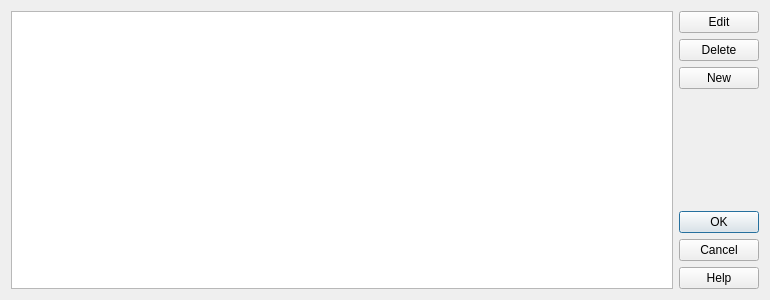
<?xml version="1.0" encoding="UTF-8"?>
<ui version="4.0">
 <class>BookmarkListEditor</class>
 <widget class="QDialog" name="BookmarkListEditor">
  <property name="geometry">
   <rect>
    <x>0</x>
    <y>0</y>
    <width>770</width>
    <height>300</height>
   </rect>
  </property>
  <property name="windowTitle">
   <string>Bookmarks</string>
  </property>
  <layout class="QHBoxLayout" name="horizontalLayout">
   <item>
    <widget class="QTableView" name="bookmarkView"/>
   </item>
   <item>
    <layout class="QVBoxLayout" name="verticalLayout">
     <item>
      <widget class="QPushButton" name="editButton">
       <property name="text">
        <string>Edit</string>
       </property>
      </widget>
     </item>
     <item>
      <widget class="QPushButton" name="deleteButton">
       <property name="text">
        <string>Delete</string>
       </property>
      </widget>
     </item>
     <item>
      <widget class="QPushButton" name="newButton">
       <property name="text">
        <string>New</string>
       </property>
      </widget>
     </item>
     <item>
      <spacer name="verticalSpacer">
       <property name="orientation">
        <enum>Qt::Vertical</enum>
       </property>
       <property name="sizeHint" stdset="0">
        <size>
         <width>20</width>
         <height>40</height>
        </size>
       </property>
      </spacer>
     </item>
     <item>
      <widget class="QDialogButtonBox" name="buttonBox">
       <property name="sizePolicy">
        <sizepolicy hsizetype="Fixed" vsizetype="Fixed">
         <horstretch>0</horstretch>
         <verstretch>0</verstretch>
        </sizepolicy>
       </property>
       <property name="orientation">
        <enum>Qt::Vertical</enum>
       </property>
       <property name="standardButtons">
        <set>QDialogButtonBox::Cancel|QDialogButtonBox::Help|QDialogButtonBox::Ok</set>
       </property>
      </widget>
     </item>
    </layout>
   </item>
  </layout>
 </widget>
 <tabstops>
  <tabstop>bookmarkView</tabstop>
  <tabstop>editButton</tabstop>
  <tabstop>deleteButton</tabstop>
  <tabstop>newButton</tabstop>
  <tabstop>buttonBox</tabstop>
 </tabstops>
 <resources/>
 <connections>
  <connection>
   <sender>buttonBox</sender>
   <signal>accepted()</signal>
   <receiver>BookmarkListEditor</receiver>
   <slot>accept()</slot>
   <hints>
    <hint type="sourcelabel">
     <x>248</x>
     <y>254</y>
    </hint>
    <hint type="destinationlabel">
     <x>157</x>
     <y>274</y>
    </hint>
   </hints>
  </connection>
  <connection>
   <sender>buttonBox</sender>
   <signal>rejected()</signal>
   <receiver>BookmarkListEditor</receiver>
   <slot>reject()</slot>
   <hints>
    <hint type="sourcelabel">
     <x>316</x>
     <y>260</y>
    </hint>
    <hint type="destinationlabel">
     <x>286</x>
     <y>274</y>
    </hint>
   </hints>
  </connection>
 </connections>
</ui>
